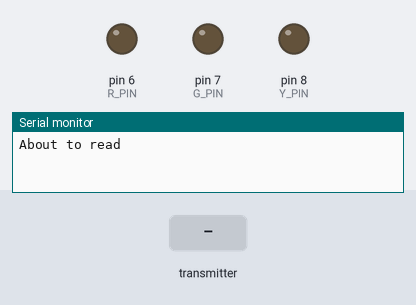
This sketch was run on a simulated Arduino Uno, built with avr-gcc and run on an emulated ATmega328P. On the bench: output pins drawn as LEDs (lit = HIGH), the last lines printed to the serial monitor. The test bench sets the inputs (shaded band). No radio packets arrive unless stated.

Above: at 1.2 s.
1.3 s: the transmitter starts sending isPushedR = 0
At 2.2 s:
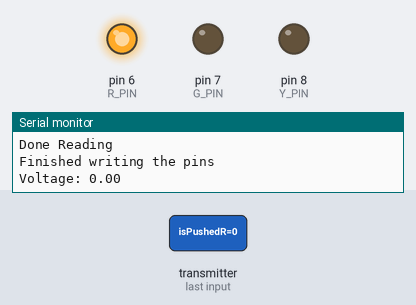
2.8 s: the transmitter starts sending isPushedL = 1
7.6 s: the transmitter starts sending isPushedR = 1
9.4 s: the transmitter starts sending isPushedL = 0
12.4 s: the transmitter starts sending batteryADC = 0
Timing chart, 0 to 15.4 s (numbered marks = the images above; inputs shaded):
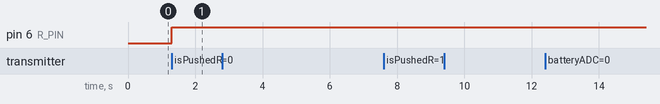

The sketch:

TeensyReceiver.ino
```cpp
#include <SoftwareSerial.h>
#include <SPI.h>
#include "RF24.h"
#include "nRF24L01.h"

RF24 radio(9,10);

uint64_t pipes[2] = {0xF0B16B00B5, 0xF0BADA5535}; //reading, writing

double batteryVoltage = 0.0;

void initRadio()
{
  radio.setPALevel(RF24_PA_HIGH);
  //payload size default 32...
  radio.setChannel(10); //we're team 10 :)
  radio.setCRCLength(RF24_CRC_16); //2-byte CRC
  radio.setDataRate(RF24_1MBPS); //1Mbps data rate

  radio.openReadingPipe(0, pipes[0]); //reading pipe
  radio.openWritingPipe(pipes[1]);

  radio.startListening();

}
int const R_PIN = 6;
int const G_PIN = 7;
int const Y_PIN = 8;

void setup() {
  Serial.begin(9600);
  while(!Serial);
  radio.begin();
  initRadio();


  randomSeed(analogRead(0));

  pinMode(R_PIN, OUTPUT);
  pinMode(G_PIN, OUTPUT);
  pinMode(Y_PIN, OUTPUT);
}

const double INPUT_MAX_VOLTS = 3.310;
const double R1 = .99;
const double R2 = 3.26;

//Lights an LED for the specified time (in milliseconds) and then turns that LED Off
void lightLED(int pin,int timeToLight){
  digitalWrite(pin, HIGH);
  delay(timeToLight);
  digitalWrite(pin, LOW);
}

void turnOffLights(){
  digitalWrite(R_PIN, LOW);
  digitalWrite(G_PIN, LOW);
  digitalWrite(Y_PIN, LOW);
}

struct data
{
  boolean isPushedR = false;
  boolean isPushedL = false;
  uint16_t batteryADC = 1.0;
};

data packet;

void loop() {
  bool stillWaiting = true;
  Serial.println("About to read");
    while(stillWaiting){
      if(radio.available(0)){ //You've got mail!!!
        radio.read((char*) &packet, sizeof(packet));
        stillWaiting = false;
      }
    }
  Serial.println("Done Reading");
  //Turn on the appropriate battery led indicator
  turnOffLights();

  batteryVoltage = packet.batteryADC * (INPUT_MAX_VOLTS / 1023) * ((R1 + R2)/ R2);

  if(batteryVoltage > 3.9){
    digitalWrite(G_PIN, HIGH);
  } else if (batteryVoltage > 3.7){
    digitalWrite(Y_PIN, HIGH);
  } else {
    digitalWrite(R_PIN, HIGH);
  }
  Serial.println("Finished writing the pins");
  if (packet.isPushedR == true) {
    Serial.println("The right button has been clicked!!! (Did you mean to right click?!?!)");
  }
  if (packet.isPushedL == true) {
    Serial.println("The left button has been clicked!!! (Did you mean to left click?!?!)");
  }
  Serial.print("Voltage: ");
  Serial.println(batteryVoltage);
  Serial.println(packet.batteryADC);
}
```

Measured:
- after the input at 1.3 s, pin 6 (R_PIN): LOW → HIGH at once
